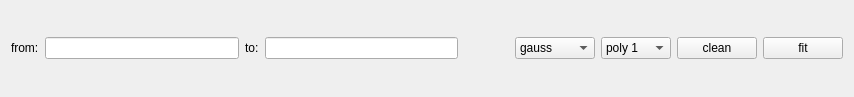
<?xml version="1.0" encoding="UTF-8"?>
<ui version="4.0">
 <class>SpecFitSettingsWidgetOptical</class>
 <widget class="QWidget" name="SpecFitSettingsWidgetOptical">
  <property name="geometry">
   <rect>
    <x>0</x>
    <y>0</y>
    <width>854</width>
    <height>97</height>
   </rect>
  </property>
  <property name="windowTitle">
   <string>SpecFitSettingsWidgetOptical</string>
  </property>
  <layout class="QVBoxLayout" name="verticalLayout">
   <item>
    <layout class="QHBoxLayout" name="horizontalLayout">
     <item>
      <widget class="QLabel" name="fromLabelFit">
       <property name="sizePolicy">
        <sizepolicy hsizetype="Preferred" vsizetype="Fixed">
         <horstretch>0</horstretch>
         <verstretch>0</verstretch>
        </sizepolicy>
       </property>
       <property name="minimumSize">
        <size>
         <width>0</width>
         <height>24</height>
        </size>
       </property>
       <property name="text">
        <string>&lt;font color='black'&gt;from:&lt;/font&gt;</string>
       </property>
      </widget>
     </item>
     <item>
      <widget class="QLineEdit" name="startValueFit">
       <property name="minimumSize">
        <size>
         <width>0</width>
         <height>18</height>
        </size>
       </property>
      </widget>
     </item>
     <item>
      <widget class="QLabel" name="toLabelFit">
       <property name="sizePolicy">
        <sizepolicy hsizetype="Preferred" vsizetype="Fixed">
         <horstretch>0</horstretch>
         <verstretch>0</verstretch>
        </sizepolicy>
       </property>
       <property name="minimumSize">
        <size>
         <width>0</width>
         <height>24</height>
        </size>
       </property>
       <property name="text">
        <string>&lt;font color='black'&gt;to:&lt;/font&gt;</string>
       </property>
      </widget>
     </item>
     <item>
      <widget class="QLineEdit" name="endValueFit">
       <property name="minimumSize">
        <size>
         <width>0</width>
         <height>18</height>
        </size>
       </property>
      </widget>
     </item>
     <item>
      <widget class="QLabel" name="fitUnits">
       <property name="sizePolicy">
        <sizepolicy hsizetype="Preferred" vsizetype="Fixed">
         <horstretch>0</horstretch>
         <verstretch>0</verstretch>
        </sizepolicy>
       </property>
       <property name="minimumSize">
        <size>
         <width>45</width>
         <height>24</height>
        </size>
       </property>
       <property name="text">
        <string/>
       </property>
      </widget>
     </item>
     <item>
      <widget class="QComboBox" name="fitGauss">
       <property name="minimumSize">
        <size>
         <width>0</width>
         <height>21</height>
        </size>
       </property>
       <item>
        <property name="text">
         <string>gauss</string>
        </property>
       </item>
       <item>
        <property name="text">
         <string>no gauss</string>
        </property>
       </item>
      </widget>
     </item>
     <item>
      <widget class="QComboBox" name="fitPolyN">
       <property name="sizePolicy">
        <sizepolicy hsizetype="Preferred" vsizetype="Fixed">
         <horstretch>0</horstretch>
         <verstretch>0</verstretch>
        </sizepolicy>
       </property>
       <property name="minimumSize">
        <size>
         <width>0</width>
         <height>21</height>
        </size>
       </property>
       <item>
        <property name="text">
         <string>poly 1</string>
        </property>
       </item>
       <item>
        <property name="text">
         <string>poly 0</string>
        </property>
       </item>
       <item>
        <property name="text">
         <string>no poly</string>
        </property>
       </item>
      </widget>
     </item>
     <item>
      <widget class="QPushButton" name="clean">
       <property name="minimumSize">
        <size>
         <width>0</width>
         <height>21</height>
        </size>
       </property>
       <property name="text">
        <string>clean</string>
       </property>
      </widget>
     </item>
     <item>
      <widget class="QPushButton" name="fit">
       <property name="sizePolicy">
        <sizepolicy hsizetype="Minimum" vsizetype="Fixed">
         <horstretch>0</horstretch>
         <verstretch>0</verstretch>
        </sizepolicy>
       </property>
       <property name="minimumSize">
        <size>
         <width>0</width>
         <height>21</height>
        </size>
       </property>
       <property name="toolTip">
        <string>Collapse along the spectral axis.</string>
       </property>
       <property name="text">
        <string>fit</string>
       </property>
      </widget>
     </item>
    </layout>
   </item>
  </layout>
 </widget>
 <layoutdefault spacing="6" margin="11"/>
 <resources/>
 <connections/>
</ui>
